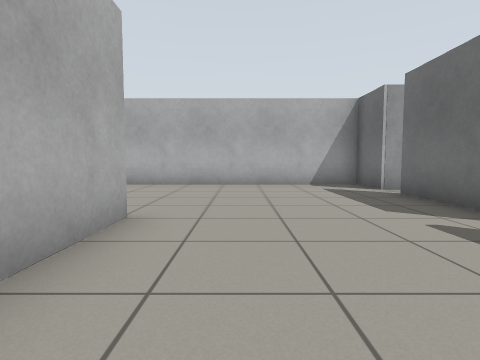
view 1 (above)

23 first-person views from a walk through a Gazebo world. The camera is 0.72 m above the floor, tilts 4° down and sees 80° across. The floor is counted in squares, 1 m on a side. Each view is taken from the middle of a square. On the plan, view 1 faces up. The plan holds only what a view shows up to about 10 squares ahead; the rest is blank.

view 2
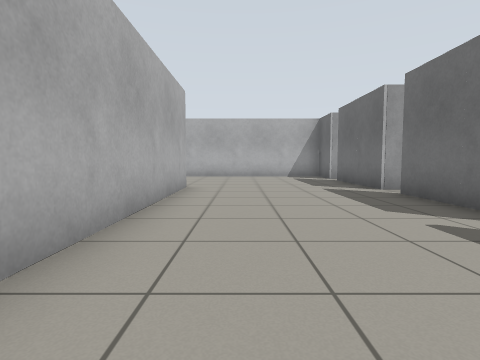

view 3
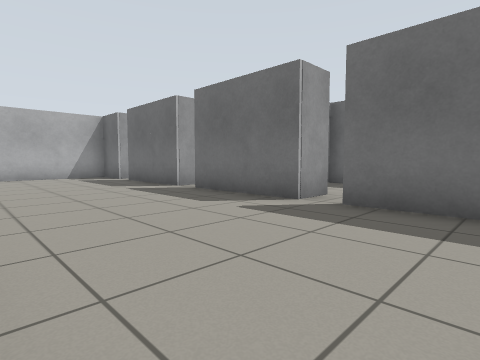

view 4
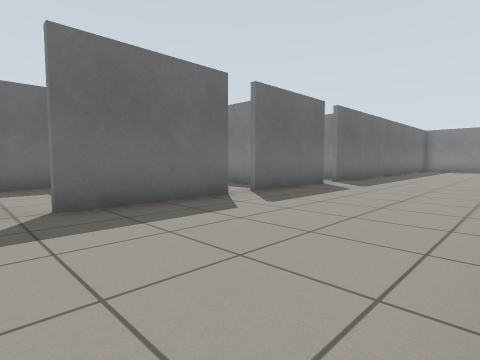

view 5
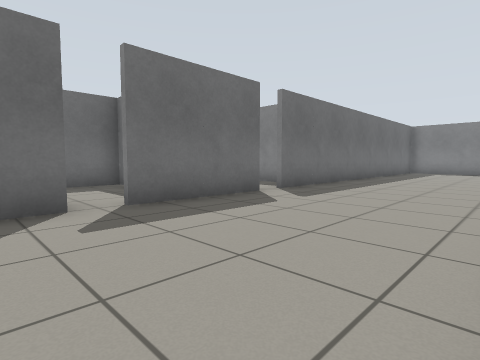

view 6
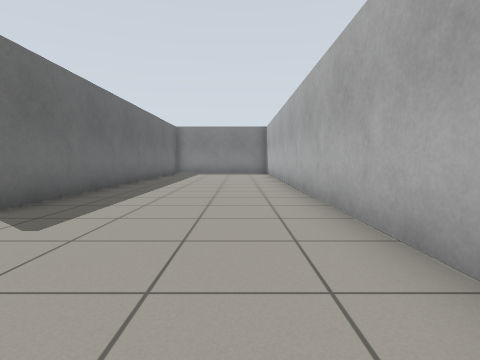

view 7
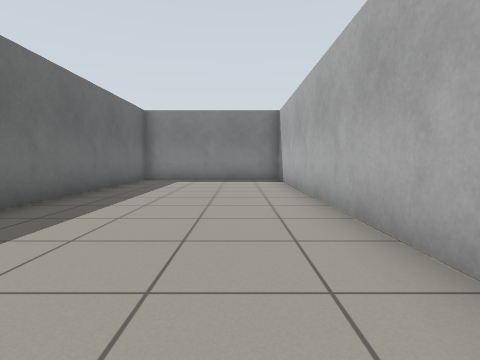

view 8
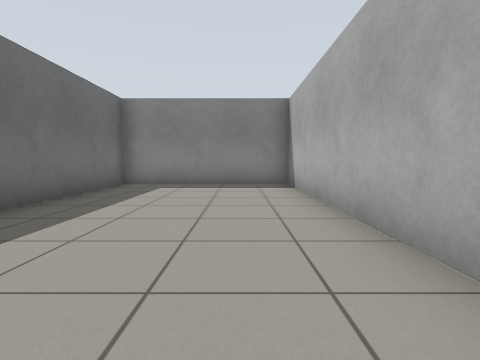

view 9
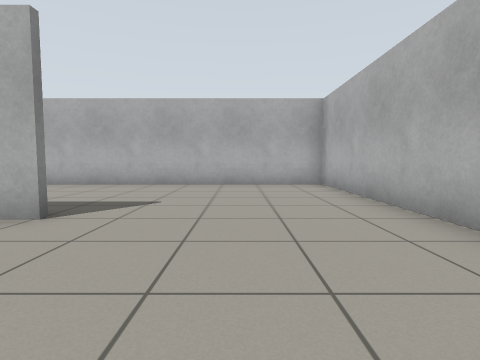

view 10
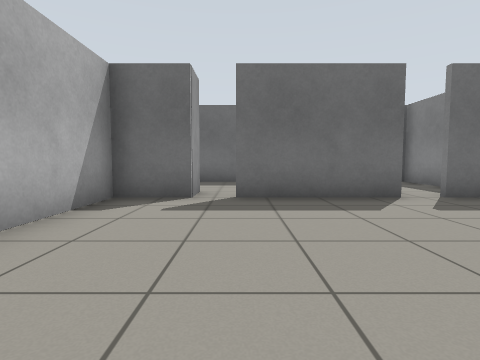

view 11
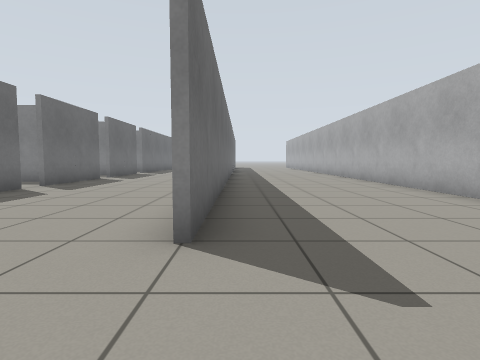

view 12
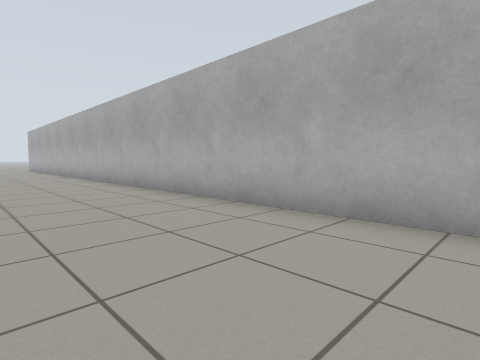

view 13
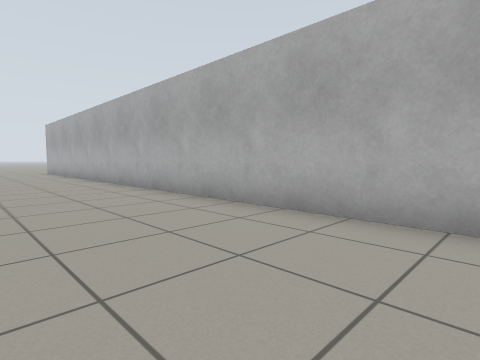

view 14
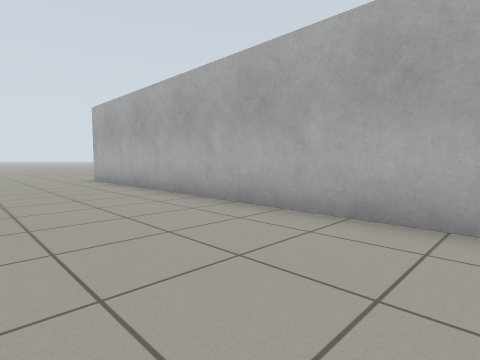

view 15
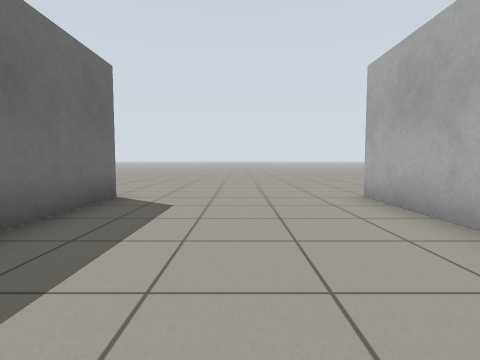

view 16
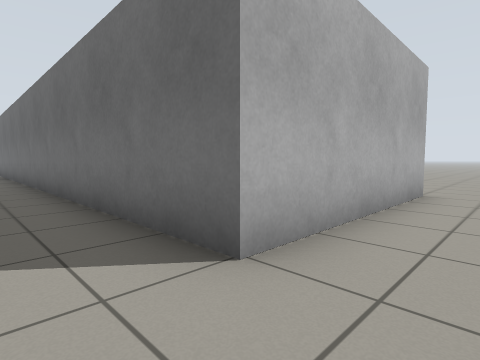

view 17
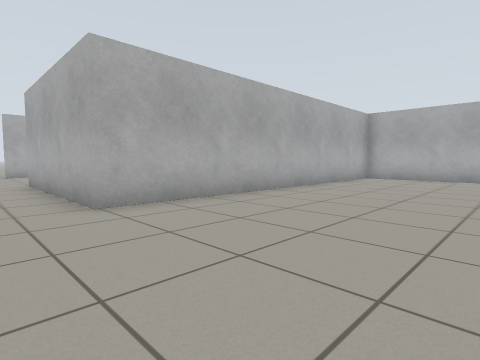

view 18
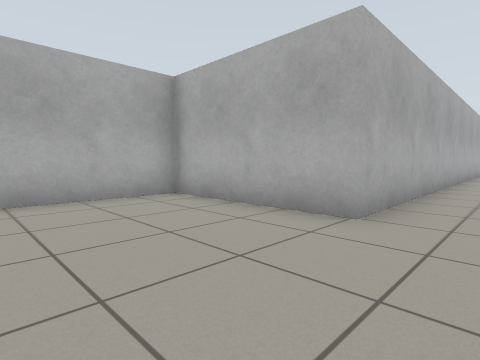

view 19
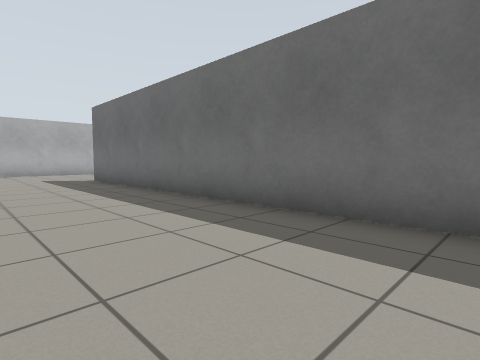

view 20
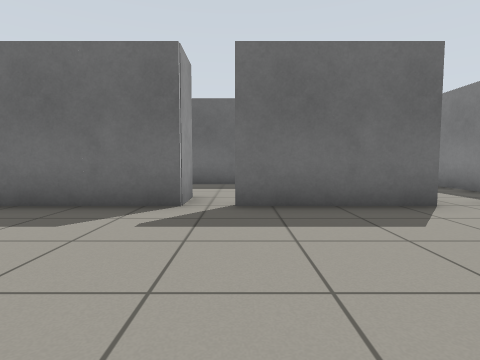

view 21
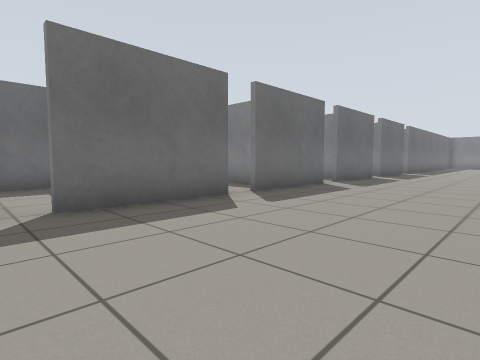

view 22
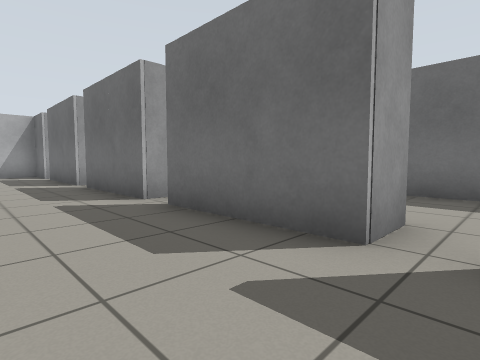

view 23
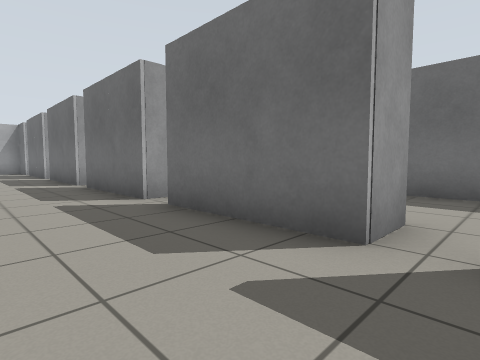

### Floor plan
Ten units are one square. View 1 is at (0, 0); x grows to the right and y downward. Boxes are objects, and circles mark ways between rooms. Rooms are numbered by the first view taken in them; rooms with no view inside come last. Other rooms are left out.
<svg viewBox="-75 -89 160 319">
<path fill="none" stroke="#000" d="M-16 67 -16 -36M-14 76 -14 214 34 214 34 99M34 86 34 59M34 46 34 19M34 6 34 -21M-14 -36 -14 24M34 -34 34 -61M34 -74 34 -84 -64 -84 -64 216M36 216 -16 216 -16 101M76 21 76 116 36 116 36 216M49 74 74 74 74 43M46 114 55 114M74 95 74 83"/>
<rect x="35" y="85" width="10" height="10" fill="#bbb"><title>door leaf</title></rect>
<rect x="35" y="45" width="10" height="10" fill="#bbb"><title>door leaf</title></rect>
<rect x="35" y="5" width="10" height="10" fill="#bbb"><title>door leaf</title></rect>
<rect x="35" y="-35" width="10" height="10" fill="#bbb"><title>door leaf</title></rect>
<rect x="35" y="-75" width="10" height="10" fill="#bbb"><title>door leaf</title></rect>
<circle cx="30" cy="225" r="3" fill="#2a7"/>
<text x="-10" y="70">1</text>
<text x="80" y="110">2</text>
<text x="50" y="50">3</text>
<text x="50" y="90">4</text>
</svg>
Room 1 opens to room 2.

Where each view was taken, in squares from view 1:
view 1: 0 up, 0 right, facing up
view 2: 4 down, 0 right, facing up
view 3: 4 down, 1 left, facing up-right
view 4: 1 down, 1 left, facing down-right
view 5: 4 down, 1 left, facing down-right
view 6: 6 down, 0 right, facing down
view 7: 11 down, 0 right, facing down
view 8: 13 down, 0 right, facing down
view 9: 6 up, 2 right, facing left
view 10: 6 up, 2 left, facing right
view 11: 6 up, 2 left, facing down
view 12: 1 up, 3 left, facing down-left
view 13: 4 down, 3 left, facing down-left
view 14: 11 down, 3 left, facing down-left
view 15: 16 down, 4 left, facing down
view 16: 23 down, 3 left, facing up-right
view 17: 23 down, 8 right, facing up-left
view 18: 15 down, 9 right, facing up-left
view 19: 7 down, 5 left, facing up-right
view 20: 2 up, 1 left, facing right
view 21: 7 up, 1 left, facing down-right
view 22: 6 down, 1 right, facing up-right
view 23: 10 down, 1 right, facing up-right
